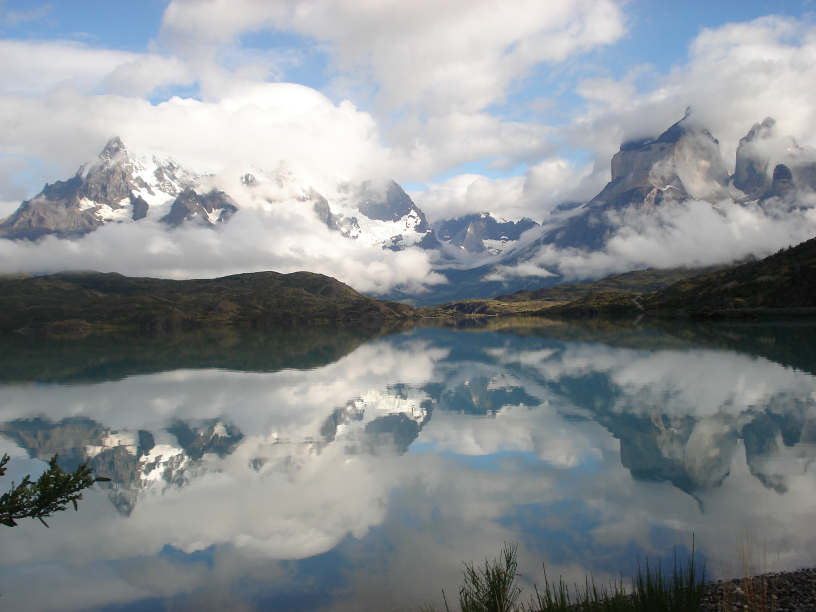
#> input picture assets/images/143.JPG, 1632 x 1224 px (shown at 1/2 size); its folder holds only this picture in this run
$ python watchdog_fotos.py
#> lines starting #> are read from the running program, lines starting #| are printed output that depends on the picture
#!/usr/bin/env python3
# -*- coding: utf-8 -*-
"""
🔍 WATCHDOG: Monitorea assets/images/ y auto-normaliza nuevas fotos

Uso:
    python watchdog_fotos.py

Características:
    ✅ Monitorea cambios en tiempo real
    ✅ Auto-normaliza nuevas/modificadas fotos
    ✅ Crea respaldos inteligentes
    ✅ Reporta cambios en consola
    ✅ Se ejecuta indefinidamente (Ctrl+C para detener)
"""

import os
import sys
import time
from pathlib import Path
from PIL import Image, ImageEnhance
import unicodedata
import re
from datetime import datetime

# Colores
class C:
    HEADER = '\033[95m'
    BLUE = '\033[94m'
    CYAN = '\033[96m'
    GREEN = '\033[92m'
    YELLOW = '\033[93m'
    RED = '\033[91m'
    ENDC = '\033[0m'
    BOLD = '\033[1m'

CARPETA = Path("assets/images")
INTERVALO_CHECK = 5  # segundos
HISTORIAL = {}

def log(msg, color=C.CYAN):
    """Print con timestamp"""
    ts = datetime.now().strftime("%H:%M:%S")
    print(f"{color}[{ts}]{C.ENDC} {msg}")

def normalizar_nombre(filename):
    """Convierte nombres a formato estándar"""
    name, ext = os.path.splitext(filename)
    name = unicodedata.normalize('NFD', name)
    name = ''.join(char for char in name if unicodedata.category(char) != 'Mn')
    name = name.lower().strip()
    name = re.sub(r'\s+', '_', name)
    name = re.sub(r'[^\w_]', '', name)
    return f"{name}.png"

def procesar_imagen(ruta_entrada, ruta_salida):
    """Procesa y normaliza imagen"""
#> called with ruta_entrada = 'assets/images/143.JPG', ruta_salida = 'assets/images/143.png'
    try:
        img = Image.open(ruta_entrada)
#> img is the input picture: PIL image 1632x1224 RGB; mean R, G, B 137.2, 143.2, 146.9

        # Centra en lienzo 1000x1000
        lienzo = Image.new('RGBA', (1000, 1000), (0, 0, 0, 0))
#> lienzo: PIL image 1000x1000 RGBA; every value is 0
        if img.mode != 'RGBA':
            img = img.convert('RGBA')
#> img: PIL image 1632x1224 RGBA
        img.thumbnail((900, 900), Image.Resampling.LANCZOS)
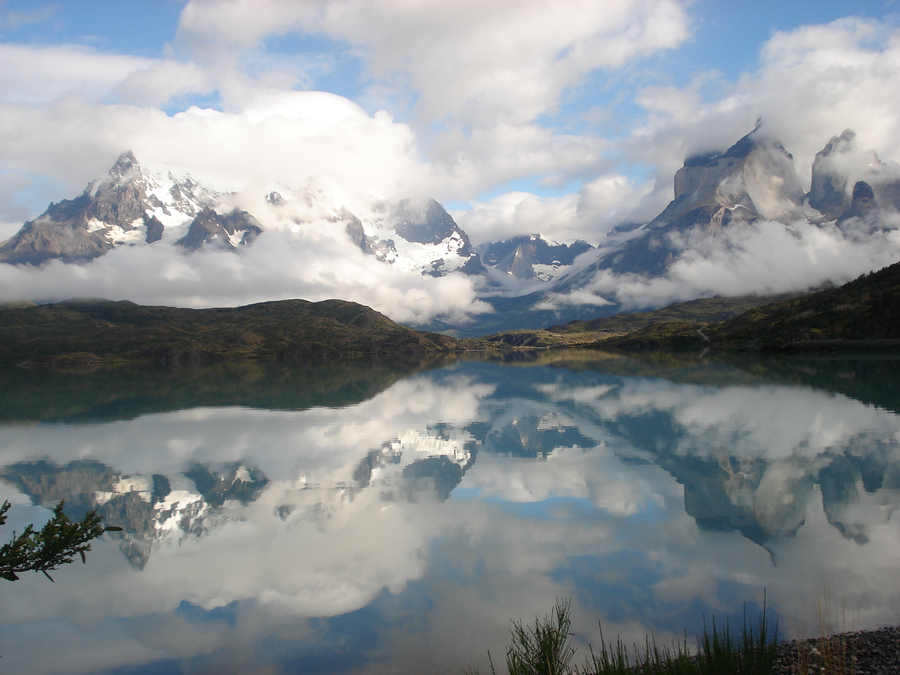
#> img: PIL image 900x675 RGBA; mean R, G, B, A 137.2, 143.2, 146.9, 255
        x = (1000 - img.width) // 2
#> x = 50
        y = (1000 - img.height) // 2
#> y = 162
        lienzo.paste(img, (x, y), img)
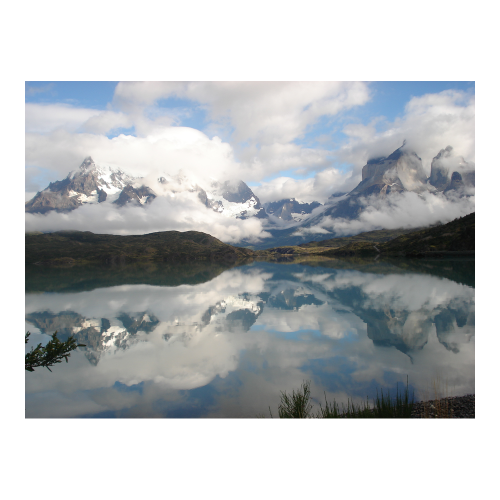
#> lienzo: PIL image 1000x1000 RGBA (shown at 1/2 size); mean R, G, B, A 83.3, 87, 89.2, 154.9; transparent parts drawn white

        # Mejora brillo/contraste
        enhancer = ImageEnhance.Brightness(lienzo)
        lienzo = enhancer.enhance(1.05)
        enhancer = ImageEnhance.Contrast(lienzo)
        lienzo = enhancer.enhance(1.10)
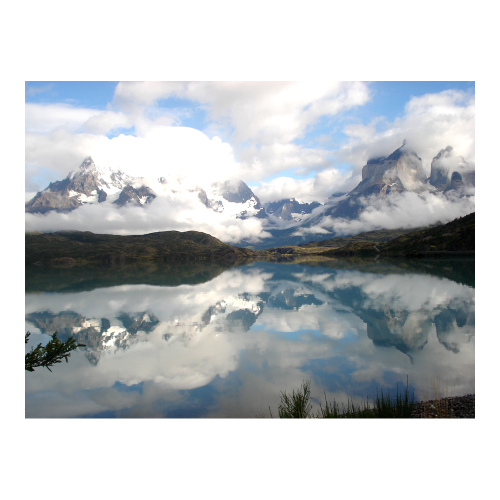
#> lienzo: PIL image 1000x1000 RGBA (shown at 1/2 size); mean R, G, B, A 89.4, 93.8, 96.6, 154.9; transparent parts drawn white

        # Guarda
        lienzo.save(ruta_salida, 'PNG', optimize=True)
        return True
    except Exception as e:
        log(f"❌ Error procesando {ruta_entrada}: {e}", C.RED)
        return False

def main():
    log(f"🔍 WATCHDOG INICIADO - Monitoreando {CARPETA}", C.HEADER)
    log(f"📁 Intervalo de check: {INTERVALO_CHECK} segundos", C.BLUE)
    log(f"⏹️  Presiona Ctrl+C para detener\n", C.YELLOW)

    try:
        while True:
            try:
                archivos = {f.name: f.stat().st_mtime for f in CARPETA.iterdir()
                           if f.is_file() and f.suffix.lower() in
                           ('.png', '.jpg', '.jpeg', '.jfif')}

                # Detecta nuevos/modificados
                for nombre, mtime in archivos.items():
                    if nombre not in HISTORIAL or HISTORIAL[nombre] != mtime:
                        if nombre not in HISTORIAL:
                            log(f"📸 NUEVO: {nombre}", C.GREEN)
                        else:
                            log(f"🔄 MODIFICADO: {nombre}", C.YELLOW)

                        # Normaliza
                        nombre_norm = normalizar_nombre(nombre)
                        ruta_entrada = CARPETA / nombre
                        ruta_salida = CARPETA / nombre_norm

                        if nombre != nombre_norm:
                            log(f"   → Normalizando a: {nombre_norm}", C.CYAN)

                        if procesar_imagen(str(ruta_entrada), str(ruta_salida)):
                            log(f"   ✅ Procesada correctamente", C.GREEN)
                            HISTORIAL[nombre] = mtime

                            # Elimina original si fue renombrada
                            if nombre != nombre_norm and nombre != nombre_norm:
                                try:
                                    ruta_entrada.unlink()
                                    log(f"   🗑️  Original eliminado", C.BLUE)
                                except:
                                    pass
                        else:
                            log(f"   ❌ Error procesando", C.RED)

                # Detecta eliminados
                eliminados = [n for n in HISTORIAL if n not in archivos]
                for eliminado in eliminados:
                    log(f"🗑️  ELIMINADO: {eliminado}", C.YELLOW)
                    del HISTORIAL[eliminado]

                time.sleep(INTERVALO_CHECK)

            except KeyboardInterrupt:
                raise
            except Exception as e:
                log(f"⚠️  Error en ciclo: {e}", C.RED)
                time.sleep(INTERVALO_CHECK)

    except KeyboardInterrupt:
        log(f"\n⏹️  WATCHDOG DETENIDO", C.HEADER)
        log(f"📊 Monitoreadas {len(HISTORIAL)} fotos", C.BLUE)

if __name__ == "__main__":
    main()
